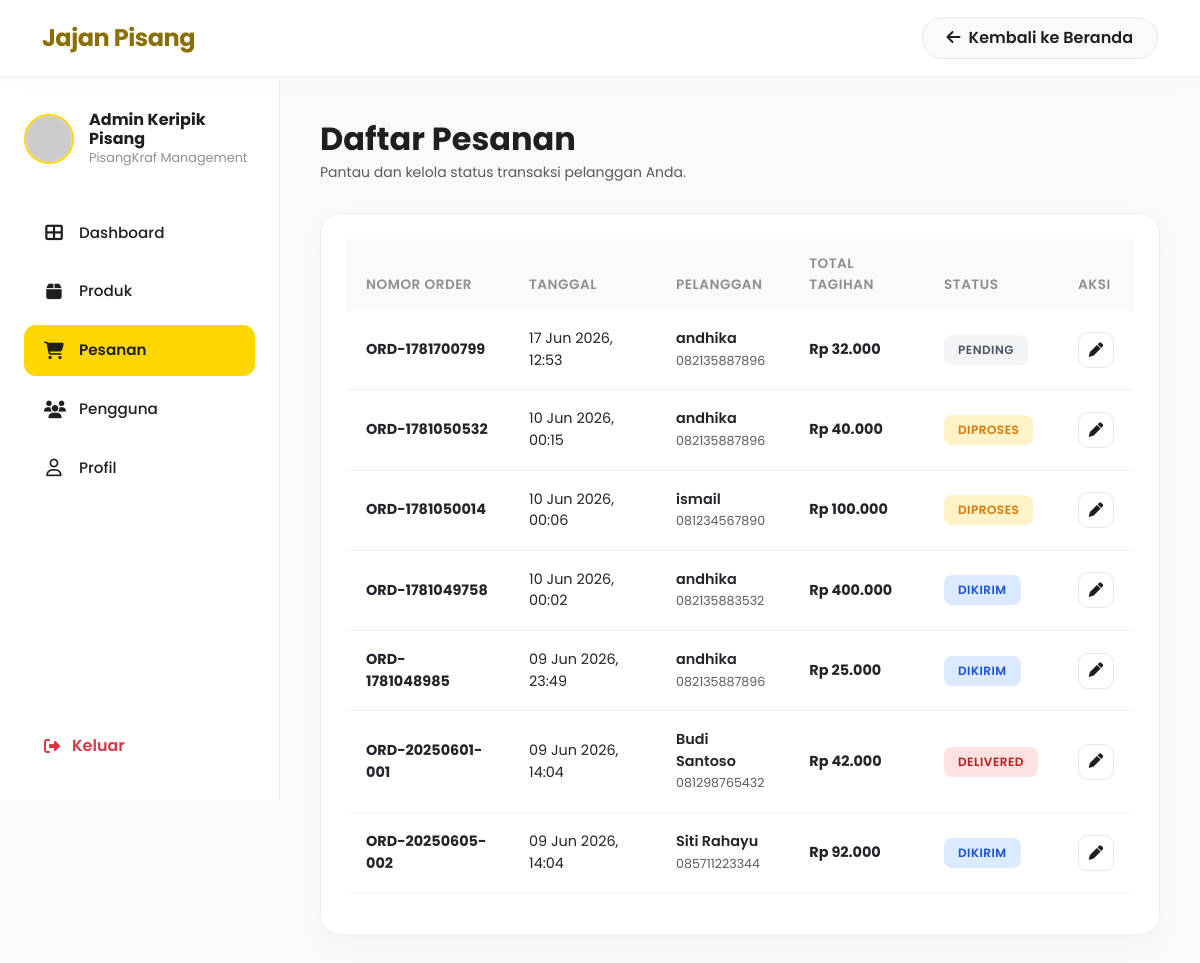
The app's page /admin/orders.php (signed in) with its own data.
### tables this page shows
CREATE TABLE `users` (
  `id` int(11) NOT NULL,
  `name` varchar(100) NOT NULL,
  `email` varchar(150) NOT NULL,
  `password` varchar(255) NOT NULL,
  `phone` varchar(20) DEFAULT NULL,
  `address` text DEFAULT NULL,
  `role` enum('admin','user') NOT NULL DEFAULT 'user',
  `avatar` varchar(255) DEFAULT 'default.png',
  `is_active` tinyint(1) NOT NULL DEFAULT 1,
  `created_at` timestamp NOT NULL DEFAULT current_timestamp(),
  `updated_at` timestamp NOT NULL DEFAULT current_timestamp() ON UPDATE current_timestamp()
);

CREATE TABLE `orders` (
  `id` int(11) NOT NULL,
  `order_code` varchar(30) NOT NULL,
  `user_id` int(11) NOT NULL,
  `total_price` decimal(14,2) NOT NULL DEFAULT 0.00,
  `shipping_cost` decimal(10,2) NOT NULL DEFAULT 0.00,
  `grand_total` decimal(14,2) NOT NULL DEFAULT 0.00,
  `shipping_name` varchar(100) DEFAULT NULL,
  `shipping_phone` varchar(20) DEFAULT NULL,
  `shipping_address` text DEFAULT NULL,
  `shipping_city` varchar(80) DEFAULT NULL,
  `shipping_province` varchar(80) DEFAULT NULL,
  `shipping_postal` varchar(10) DEFAULT NULL,
  `courier` varchar(50) DEFAULT NULL,
  `payment_method` varchar(50) DEFAULT NULL,
  `payment_proof` varchar(255) DEFAULT NULL,
  `status` enum('pending','paid','processing','shipped','delivered','cancelled') NOT NULL DEFAULT 'pending',
  `notes` text DEFAULT NULL,
  `admin_notes` text DEFAULT NULL,
  `paid_at` datetime DEFAULT NULL,
  `shipped_at` datetime DEFAULT NULL,
  `delivered_at` datetime DEFAULT NULL,
  `created_at` timestamp NOT NULL DEFAULT current_timestamp(),
  `updated_at` timestamp NOT NULL DEFAULT current_timestamp() ON UPDATE current_timestamp()
);

### admin/orders.php (the view, shortened to what this page needs)
<?php
require '../database/koneksi.php';
$query = "SELECT o.*, u.name AS customer_name
          FROM orders o
          JOIN users u ON o.user_id = u.id
          ORDER BY o.created_at DESC";
$result = mysqli_query($koneksi, $query);
$orders = [];
if ($result && mysqli_num_rows($result) > 0) {
    while ($row = mysqli_fetch_assoc($result)) {
        $orders[] = $row;
    }
}
?>
<!DOCTYPE html>
<html lang="id">
<head>
    <link href="https://cdn.jsdelivr.net/npm/bootstrap@5.3.0/dist/css/bootstrap.min.css" rel="stylesheet">
    <link rel="stylesheet" href="https://cdnjs.cloudflare.com/ajax/libs/font-awesome/6.4.0/css/all.min.css">
    <link rel="stylesheet" href="../assets/css/admin.css">
</head>
<body>
    <?php include '../navbar_login.php'; ?>
    <?php include '../components/admin-sidebar.php'; ?>
    <main class="main-content">
        <header class="page-header">
            <div>
                <h2 class="fw-bold mb-1">Daftar Pesanan</h2>
                <p class="text-muted small mb-0">Pantau dan kelola status transaksi pelanggan Anda.</p>
            </div>
        </header>
        <div class="table-card">
            <div class="table-responsive">
                <table class="table custom-table">
                    <thead>
                        <tr>
                            <th>Nomor Order</th>
                            <th>Tanggal</th>
                            <th>Pelanggan</th>
                            <th>Total Tagihan</th>
                            <th>Status</th>
                            <th>Aksi</th>
                        </tr>
                    </thead>
                    <tbody>
                        <?php if (count($orders) > 0): ?>
                            <?php foreach ($orders as $row): ?>
                                <?php
                                    $status_db = strtolower($row['status']);
                                    $badge_class = '';
                                    $status_text = '';
                                    if ($status_db == 'pending') { $badge_class = 'bg-pending'; $status_text = 'Pending'; }
                                    elseif ($status_db == 'paid') { $badge_class = 'bg-proses'; $status_text = 'Dibayar'; }
                                    elseif ($status_db == 'processing') { $badge_class = 'bg-proses'; $status_text = 'Diproses'; }
                                    elseif ($status_db == 'shipped') { $badge_class = 'bg-dikirim'; $status_text = 'Dikirim'; }
                                    elseif ($status_db == 'completed') { $badge_class = 'bg-selesai'; $status_text = 'Selesai'; }
                                    elseif ($status_db == 'cancelled') { $badge_class = 'bg-batal'; $status_text = 'Dibatalkan'; }
                                    else { $badge_class = 'bg-batal'; $status_text = $row['status']; }
                                ?>
                                <tr>
                                    <td class="fw-bold text-dark"><?= htmlspecialchars($row['order_code']) ?></td>
                                    <td><?= date('d M Y, H:i', strtotime($row['created_at'])) ?></td>
                                    <td>
                                        <span class="fw-semibold d-block"><?= htmlspecialchars($row['customer_name']) ?></span>
                                        <small class="text-muted"><?= htmlspecialchars($row['shipping_phone']) ?></small>
                                    </td>
                                    <td class="fw-bold">Rp <?= number_format($row['grand_total'], 0, ',', '.') ?></td>
                                    <td><span class="status-badge <?= $badge_class ?>"><?= $status_text ?></span></td>
                                    <td>
                                        <button class="btn-action" data-bs-toggle="modal" data-bs-target="#modalStatus<?= $row['id'] ?>" title="Ubah Status">
                                            <i class="fas fa-pen"></i>
                                        </button>
                                    </td>
                                </tr>
                            <?php endforeach; ?>
                        <?php else: ?>
                            <tr>
                                <td colspan="6" class="text-center py-5 text-muted">Belum ada pesanan yang masuk.</td>
                            </tr>
                        <?php endif; ?>
                    </tbody>
                </table>
            </div>
        </div>
    </main>
</body>
</html>

### components/admin-sidebar.php
<?php
$current_page = basename($_SERVER['PHP_SELF']);
if (!isset($admin_name) || !isset($admin_avatar)) {
    $admin_id = $_SESSION['user_id'];
    $query_admin = mysqli_query($koneksi, "SELECT u.name, f.nama_foto
                                           FROM users u
                                           LEFT JOIN foto f ON u.id = f.user_id
                                           WHERE u.id = $admin_id
                                           ORDER BY f.created_at DESC LIMIT 1");
    $admin_data = mysqli_fetch_assoc($query_admin);
    $admin_name = $admin_data['name'] ?? 'Admin';
    $admin_avatar = !empty($admin_data['nama_foto']) ? '../assets/images/users/' . $admin_data['nama_foto'] : 'https://ui-avatars.com/api/?name=' . urlencode($admin_name) . '&background=FFD600&color=8A6F00';
}
?>
<aside class="sidebar">
    <div>
        <div class="admin-profile">
            <img src="<?= $admin_avatar ?>" alt="Admin Avatar" class="admin-avatar">
            <div class="admin-info">
                <h5><?= htmlspecialchars($admin_name) ?></h5>
                <span>PisangKraf Management</span>
            </div>
        </div>
        <ul class="sidebar-menu">
            <li class="menu-item">
                <a href="dashboard.php" class="menu-link <?= ($current_page == 'dashboard.php') ? 'active' : '' ?>">
                    <i class="fas fa-th-large"></i>Dashboard
                </a>
            </li>
            <li class="menu-item">
                <a href="products.php" class="menu-link <?= ($current_page == 'products.php') ? 'active' : '' ?>">
                    <i class="fas fa-box"></i> Produk
                </a>
            </li>
            <li class="menu-item">
                <a href="orders.php" class="menu-link <?= ($current_page == 'orders.php') ? 'active' : '' ?>">
                    <i class="fas fa-shopping-cart"></i> Pesanan
                </a>
            </li>
            <li class="menu-item">
                <a href="users.php" class="menu-link <?= ($current_page == 'users.php') ? 'active' : '' ?>">
                    <i class="fas fa-users"></i> Pengguna
                </a>
            </li>
            <li class="menu-item">
                <a href="profil_admin.php" class="menu-link <?= ($current_page == 'profil_admin.php') ? 'active' : '' ?>">
                    <i class="far fa-user"></i> Profil
                </a>
            </li>
        </ul>
    </div>
    <a href="../logout.php" class="logout-link">
        <i class="fas fa-sign-out-alt"></i> Keluar
    </a>
</aside>

### assets/css/admin.css (style rules this page uses)
:root { --primary: #FFD600; --secondary: #8A6F00; --bg-main: #FAFAFA; --bg-sidebar: #FFFFFF; --card-bg: #FFFFFF; --text-dark: #1F1F1F; --text-muted: #8E8E93; --radius-lg: 20px; --radius-md: 12px; --shadow-soft: 0 10px 30px rgba(0, 0, 0, 0.03); --transition: all 0.3s cubic-bezier(0.25, 0.8, 0.25, 1); --sidebar-width: 280px; }
body { font-family: 'Poppins', sans-serif; background-color: var(--bg-main); color: var(--text-dark); overflow-x: hidden; }
.sidebar { width: var(--sidebar-width); height: calc(100vh - 80px); position: fixed; top: 80px; left: 0; background-color: var(--bg-sidebar); border-right: 1px solid #EFEFEF; padding: 30px 24px; display: flex; flex-direction: column; z-index: 100; overflow-y: auto; }
.admin-profile { display: flex; align-items: center; gap: 15px; margin-bottom: 40px; }
.admin-avatar { width: 50px; height: 50px; border-radius: 50%; object-fit: cover; border: 2px solid var(--primary); }
.admin-info h5 { font-size: 1rem; font-weight: 700; margin: 0; color: var(--text-dark); }
.admin-info span { font-size: 0.8rem; color: var(--text-muted); display: block; }
.sidebar-menu { list-style: none; padding: 0; margin: 0; flex-grow: 1; }
.menu-item { margin-bottom: 8px; }
.menu-link { display: flex; align-items: center; gap: 15px; padding: 14px 20px; color: var(--text-dark); font-weight: 500; font-size: 0.95rem; border-radius: var(--radius-md); transition: var(--transition); text-decoration: none; }
.menu-link i { font-size: 1.1rem; width: 20px; text-align: center; color: var(--text-dark); }
.menu-link.active { background-color: var(--primary); font-weight: 600; }
.logout-link { color: #DC3545; font-weight: 600; display: flex; align-items: center; gap: 12px; padding: 12px 20px; text-decoration: none; transition: var(--transition); border-radius: var(--radius-md); margin-top: auto; }
.main-content { margin-left: var(--sidebar-width); padding: 40px; min-height: 100vh; }

### admin/orders.php (style rules this page uses)
.page-header { display: flex; justify-content: space-between; align-items: center; margin-bottom: 30px; }
.table-card { background-color: var(--card-bg); border-radius: var(--radius-lg); padding: 25px; box-shadow: var(--shadow-soft); border: 1px solid #EFEFEF; }
.custom-table thead th { background-color: #F9FAFB; color: var(--text-muted); font-weight: 600; font-size: 0.85rem; text-transform: uppercase; padding: 15px 20px; border-bottom: none; letter-spacing: 0.5px; }
.custom-table tbody td { padding: 18px 20px; vertical-align: middle; border-bottom: 1px solid #F2F2F7; font-size: 0.9rem; }
.status-badge { padding: 6px 14px; border-radius: 8px; font-size: 0.75rem; font-weight: 600; text-transform: uppercase; letter-spacing: 0.5px; display: inline-block; }
.bg-pending { background-color: #F3F4F6; color: #4B5563; }
.bg-proses { background-color: #FEF3C7; color: #D97706; }
.bg-dikirim { background-color: #DBEAFE; color: #1D4ED8; }
.bg-batal { background-color: #FEE2E2; color: #B91C1C; }
.btn-action { width: 36px; height: 36px; border-radius: 10px; display: inline-flex; align-items: center; justify-content: center; border: 1px solid #E5E7EB; background: #fff; color: var(--text-dark); transition: var(--transition); text-decoration: none; }

### records on screen
users: name "Admin Keripik Pisang"
orders: order_code "ORD-1781700799", created_at "17 Jun 2026, 12:53", user.name "andhika", shipping_phone "082135887896", grand_total "32.000", status "PENDING"
orders: order_code "ORD-1781050532", created_at "10 Jun 2026, 00:15", user.name "andhika", shipping_phone "082135887896", grand_total "40.000", status "DIPROSES"
orders: order_code "ORD-1781050014", created_at "10 Jun 2026, 00:06", user.name "ismail", shipping_phone "081234567890", grand_total "100.000", status "DIPROSES"
orders: order_code "ORD-1781049758", created_at "10 Jun 2026, 00:02", user.name "andhika", shipping_phone "082135883532", grand_total "400.000", status "DIKIRIM"
orders: order_code "ORD-1781048985", created_at "09 Jun 2026, 23:49", user.name "andhika", shipping_phone "082135887896", grand_total "25.000", status "DIKIRIM"
orders: order_code "ORD-20250601-001", created_at "09 Jun 2026, 14:04", user.name "Budi Santoso", shipping_phone "081298765432", grand_total "42.000", status "DELIVERED"
orders: order_code "ORD-20250605-002", created_at "09 Jun 2026, 14:04", user.name "Siti Rahayu", shipping_phone "085711223344", grand_total "92.000", status "DIKIRIM"
